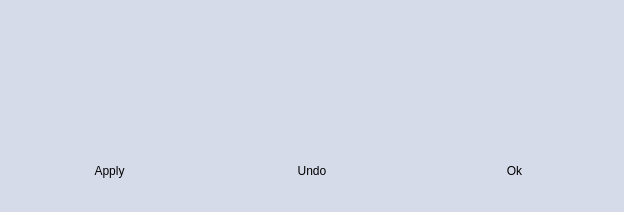
<?xml version="1.0" encoding="UTF-8"?>
<ui version="4.0">
 <class>FerromagnetWindow</class>
 <widget class="QDialog" name="FerromagnetWindow">
  <property name="geometry">
   <rect>
    <x>0</x>
    <y>0</y>
    <width>624</width>
    <height>212</height>
   </rect>
  </property>
  <property name="windowTitle">
   <string>FerromagnetWindow</string>
  </property>
  <property name="styleSheet">
   <string notr="true">QWidget{
background: rgb(214, 219, 233,255);
}

QComboBox{
background: rgb(214, 219, 233,255);
border: none;
}

QComboBox:hover{
background: rgb(255, 255, 191,255);
border:  2px solid rgb(255, 170, 0,255);
}

QPushButton:hover{
background: rgb(255, 255, 191,255);
border:  2px solid rgb(255, 170, 0,255);
}

QPushButton{
border: none;
background: rgb(214, 219, 233,255);
}

QTableWidget {
    background: rgb(214, 219, 233,255);
border: none;
}

QHeaderView::section{
background-color: rgb(235, 241, 255, 255);
}
</string>
  </property>
  <layout class="QVBoxLayout" name="verticalLayout_2">
   <item>
    <layout class="QVBoxLayout" name="verticalLayout" stretch="2,1">
     <item>
      <widget class="CustomTableWidget" name="tableWidget">
       <property name="sizePolicy">
        <sizepolicy hsizetype="Ignored" vsizetype="Ignored">
         <horstretch>0</horstretch>
         <verstretch>0</verstretch>
        </sizepolicy>
       </property>
      </widget>
     </item>
     <item>
      <layout class="QHBoxLayout" name="horizontalLayout" stretch="1,1,1">
       <item>
        <widget class="QPushButton" name="pushButtonApply">
         <property name="sizePolicy">
          <sizepolicy hsizetype="Ignored" vsizetype="Ignored">
           <horstretch>0</horstretch>
           <verstretch>0</verstretch>
          </sizepolicy>
         </property>
         <property name="text">
          <string>Apply</string>
         </property>
        </widget>
       </item>
       <item>
        <widget class="QPushButton" name="pushButtonUndo">
         <property name="sizePolicy">
          <sizepolicy hsizetype="Ignored" vsizetype="Ignored">
           <horstretch>0</horstretch>
           <verstretch>0</verstretch>
          </sizepolicy>
         </property>
         <property name="text">
          <string>Undo</string>
         </property>
        </widget>
       </item>
       <item>
        <widget class="QPushButton" name="pushButtonOk">
         <property name="sizePolicy">
          <sizepolicy hsizetype="Ignored" vsizetype="Ignored">
           <horstretch>0</horstretch>
           <verstretch>0</verstretch>
          </sizepolicy>
         </property>
         <property name="text">
          <string>Ok</string>
         </property>
        </widget>
       </item>
      </layout>
     </item>
    </layout>
   </item>
  </layout>
 </widget>
 <layoutdefault spacing="6" margin="11"/>
 <customwidgets>
  <customwidget>
   <class>CustomTableWidget</class>
   <extends>QTableWidget</extends>
   <header>CustomTableWidget.h</header>
  </customwidget>
 </customwidgets>
 <resources/>
 <connections>
  <connection>
   <sender>pushButtonOk</sender>
   <signal>released()</signal>
   <receiver>FerromagnetWindow</receiver>
   <slot>close()</slot>
   <hints>
    <hint type="sourcelabel">
     <x>510</x>
     <y>165</y>
    </hint>
    <hint type="destinationlabel">
     <x>311</x>
     <y>105</y>
    </hint>
   </hints>
  </connection>
  <connection>
   <sender>pushButtonUndo</sender>
   <signal>released()</signal>
   <receiver>FerromagnetWindow</receiver>
   <slot>on_push_button_undo()</slot>
   <hints>
    <hint type="sourcelabel">
     <x>275</x>
     <y>150</y>
    </hint>
    <hint type="destinationlabel">
     <x>406</x>
     <y>186</y>
    </hint>
   </hints>
  </connection>
  <connection>
   <sender>pushButtonApply</sender>
   <signal>released()</signal>
   <receiver>FerromagnetWindow</receiver>
   <slot>on_push_button_apply()</slot>
   <hints>
    <hint type="sourcelabel">
     <x>168</x>
     <y>157</y>
    </hint>
    <hint type="destinationlabel">
     <x>209</x>
     <y>187</y>
    </hint>
   </hints>
  </connection>
 </connections>
 <slots>
  <slot>on_push_button_undo()</slot>
  <slot>on_push_button_apply()</slot>
 </slots>
</ui>
